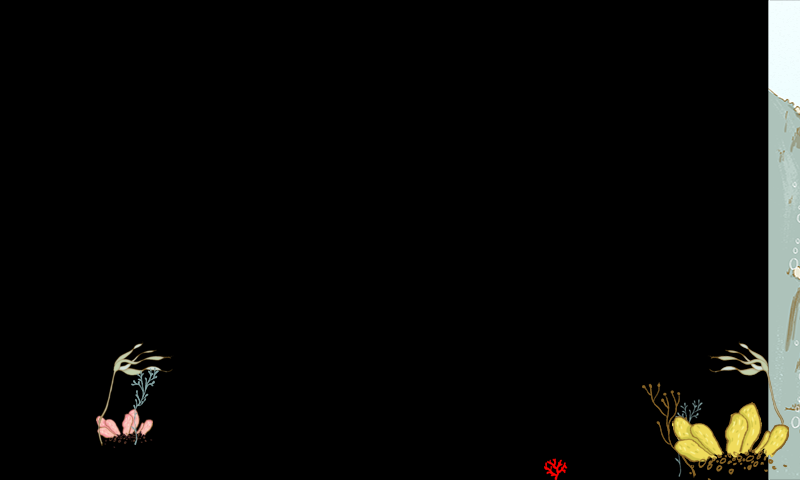

This game map was drawn from its Tiled (.tmx) file and the tilesets committed beside it. A one-line description and the trimmed map source follow:
An orthogonal 25x15 tile map with 32x32 px tiles, 8 tile layers (bg, back, front, back, ...), 1 hidden layer not drawn, 2 tilesets and 49 objects (10x trash_point, 8x shark_point, left_catch, right_catch).

<map version="1.10" tiledversion="1.10.2" orientation="orthogonal" renderorder="right-down" width="25" height="15" tilewidth="32" tileheight="32" infinite="0" nextlayerid="33" nextobjectid="150">
 <tileset firstgid="1" source="images_tileset.tsx" />
 <tileset firstgid="6" source="corals_tileset.tsx" />
 <layer id="6" name="bg" width="25" height="15">
  <data>[375 cells, 1 non-empty, 1 distinct tile ids]</data>
 </layer>
 <layer id="16" name="temp_display" width="25" height="15" visible="0">
  <data>[375 cells, 1 non-empty, 1 distinct tile ids]</data>
 </layer>
 <group id="18" name="Coral1">
  <layer id="17" name="back" width="25" height="15">
   <data>[375 cells, 1 non-empty, 1 distinct tile ids]</data>
  </layer>
  <layer id="19" name="front" width="25" height="15">
   <data>[375 cells, 2 non-empty, 2 distinct tile ids]</data>
  </layer>
 </group>
 <group id="20" name="Coral2">
  <layer id="21" name="back" width="25" height="15">
   <data>[375 cells, 2 non-empty, 2 distinct tile ids]</data>
  </layer>
  <layer id="22" name="front" width="25" height="15">
   <data>[375 cells, 3 non-empty, 3 distinct tile ids]</data>
  </layer>
 </group>
 <group id="23" name="Coral3">
  <layer id="26" name="back" width="25" height="15">
   <data>[375 cells, 1 non-empty, 1 distinct tile ids]</data>
  </layer>
  <layer id="24" name="mid" width="25" height="15">
   <data>[375 cells, 3 non-empty, 3 distinct tile ids]</data>
  </layer>
  <layer id="25" name="front" width="25" height="15">
   <data>[375 cells, 4 non-empty, 4 distinct tile ids]</data>
  </layer>
 </group>
 <objectgroup id="32" name="lightning_points_up">
  <object id="139" gid="5" x="64" y="0" width="28" height="28" />
  <object id="141" gid="5" x="192" y="0" width="28" height="28" />
  <object id="143" gid="5" x="320" y="0" width="28" height="28" />
  <object id="145" gid="5" x="448" y="0" width="28" height="28" />
  <object id="147" gid="5" x="576" y="0" width="28" height="28" />
  <object id="149" gid="5" x="704" y="0" width="28" height="28" />
 </objectgroup>
 <objectgroup id="31" name="lightning_points_down">
  <object id="127" gid="5" x="32" y="512" width="28" height="28" />
  <object id="129" gid="5" x="160" y="512" width="28" height="28" />
  <object id="131" gid="5" x="288" y="512" width="28" height="28" />
  <object id="133" gid="5" x="416" y="512" width="28" height="28" />
  <object id="135" gid="5" x="544" y="512" width="28" height="28" />
  <object id="137" gid="5" x="672" y="512" width="28" height="28" />
 </objectgroup>
 <objectgroup id="29" name="lightning_points_left">
  <object id="93" gid="5" x="-32" y="416" width="28" height="28" />
  <object id="94" gid="5" x="-32" y="288" width="28" height="28" />
  <object id="95" gid="5" x="-32" y="160" width="28" height="28" />
  <object id="96" gid="5" x="-32" y="64" width="28" height="28" />
 </objectgroup>
 <objectgroup id="30" name="lightning_points_right">
  <object id="115" gid="5" x="800" y="416" width="28" height="28" />
  <object id="116" gid="5" x="800" y="288" width="28" height="28" />
  <object id="117" gid="5" x="800" y="192" width="28" height="28" />
  <object id="118" gid="5" x="800" y="96" width="28" height="28" />
 </objectgroup>
 <objectgroup id="12" name="trash_points_right" offsetx="-32" offsety="0">
  <object id="51" name="trash_point" gid="3" x="832" y="160" width="30" height="37" />
  <object id="56" name="trash_point" gid="3" x="832" y="224" width="30" height="37" />
  <object id="57" name="trash_point" gid="3" x="832" y="288" width="30" height="37" />
  <object id="58" name="trash_point" gid="3" x="832" y="352" width="30" height="37" />
  <object id="59" name="trash_point" gid="3" x="832" y="416" width="30" height="37" />
 </objectgroup>
 <objectgroup id="14" name="trash_points_left" offsetx="32" offsety="0">
  <object id="70" name="trash_point" gid="3" x="-64" y="128" width="30" height="37" />
  <object id="71" name="trash_point" gid="3" x="-64" y="192" width="30" height="37" />
  <object id="72" name="trash_point" gid="3" x="-64" y="256" width="30" height="37" />
  <object id="73" name="trash_point" gid="3" x="-64" y="320" width="30" height="37" />
  <object id="74" name="trash_point" gid="3" x="-64" y="384" width="30" height="37" />
 </objectgroup>
 <objectgroup id="13" name="shark_points">
  <object id="60" name="shark_point" gid="2" x="-128" y="128" width="95" height="73" />
  <object id="61" name="shark_point" gid="2" x="-128" y="224" width="95" height="73" />
  <object id="62" name="shark_point" gid="2" x="-128" y="320" width="95" height="73" />
  <object id="63" name="shark_point" gid="2" x="-128" y="416" width="95" height="73" />
  <object id="79" name="shark_point" gid="2" x="832" y="160" width="95" height="73" />
  <object id="80" name="shark_point" gid="2" x="832" y="256" width="95" height="73" />
  <object id="81" name="shark_point" gid="2" x="832" y="352" width="95" height="73" />
  <object id="82" name="shark_point" gid="2" x="832" y="448" width="95" height="73" />
 </objectgroup>
 <objectgroup id="11" name="catcher">
  <object id="48" name="left_catch" x="-160" y="-32" width="32" height="544" />
  <object id="50" name="right_catch" x="928" y="-32" width="32" height="544" />
 </objectgroup>
 <objectgroup id="5" name="player" />
 <objectgroup id="4" name="collisions" visible="0">
  <object id="13" x="-32" y="0" width="32" height="480" />
  <object id="14" x="-32" y="480" width="864" height="32" />
  <object id="15" x="800" y="0" width="32" height="480" />
  <object id="16" x="-32" y="-32" width="864" height="32" />
 </objectgroup>
 <objectgroup id="28" name="bubble_points">
  <object id="84" gid="4" x="20" y="512" width="37" height="37" />
  <object id="85" gid="4" x="736" y="512" width="37" height="37" />
  <object id="86" gid="4" x="698" y="427" width="37" height="37" />
  <object id="87" gid="4" x="117" y="402" width="37" height="37" />
  <object id="88" gid="4" x="591" y="402" width="37" height="37" />
 </objectgroup>
</map>
